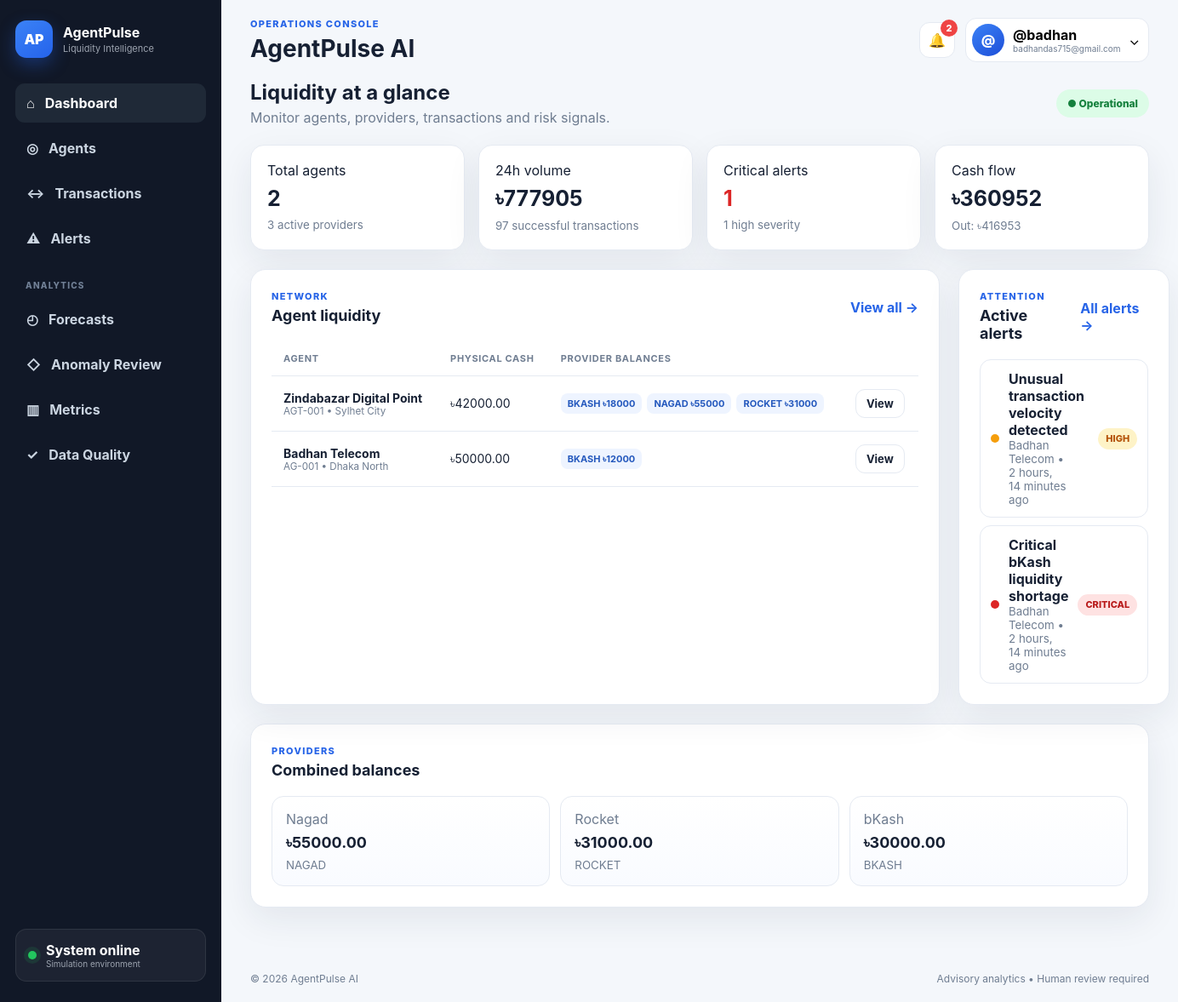
The app's page / (signed in) with its own data.
### agents/models.py (models this page shows, shortened)
class Agent(models.Model):
    agent_code = models.CharField(
        max_length=40,
        unique=True,
    )
    outlet_name = models.CharField(
        max_length=150,
    )
    area = models.ForeignKey(
        Area,
        on_delete=models.SET_NULL,
        null=True,
        blank=True,
    )
    physical_cash = models.DecimalField(
        max_digits=14,
        decimal_places=2,
        default=0,
    )
    safety_cash_threshold = models.DecimalField(
        max_digits=14,
        decimal_places=2,
        default=10000,
    )
    latitude = models.DecimalField(
        max_digits=10,
        decimal_places=7,
        null=True,
        blank=True,
    )
    longitude = models.DecimalField(
        max_digits=10,
        decimal_places=7,
        null=True,
        blank=True,
    )
    created_at = models.DateTimeField(
        auto_now_add=True,
    )

class Area(models.Model):
    name = models.CharField(
        max_length=100,
    )
    district = models.CharField(
        max_length=100,
        blank=True,
    )

class AgentProviderBalance(models.Model):
    DATA_STATUS_CHOICES = [
        ("FRESH", "Fresh"),
        ("DELAYED", "Delayed"),
        ("MISSING", "Missing"),
        ("CONFLICTING", "Conflicting"),
    ]
    agent = models.ForeignKey(
        Agent,
        on_delete=models.CASCADE,
        related_name="provider_balances",
    )
    provider = models.ForeignKey(
        Provider,
        on_delete=models.CASCADE,
        related_name="agent_balances",
    )
    current_balance = models.DecimalField(
        max_digits=14,
        decimal_places=2,
        default=0,
    )
    safety_threshold = models.DecimalField(
        max_digits=14,
        decimal_places=2,
        default=10000,
    )
    data_timestamp = models.DateTimeField()
    data_status = models.CharField(
        max_length=20,
        choices=DATA_STATUS_CHOICES,
        default="FRESH",
    )
    class Meta:
        constraints = [
            models.UniqueConstraint(
                fields=["agent", "provider"],
                name="unique_agent_provider_balance",
            )
        ]

class Provider(models.Model):
    name = models.CharField(
        max_length=80,
        unique=True,
    )
    code = models.CharField(
        max_length=20,
        unique=True,
    )
    is_active = models.BooleanField(
        default=True,
    )

### alerts/models.py (models this page shows, shortened)
class Alert(models.Model):
    ALERT_TYPES = [
        ("LIQUIDITY_PRESSURE", "Liquidity Pressure"),
        ("VELOCITY_ANOMALY", "Velocity Anomaly"),
        ("REPEATED_AMOUNT", "Repeated Amount"),
        ("DATA_QUALITY", "Data Quality"),
    ]
    SEVERITY_CHOICES = [
        ("LOW", "Low"),
        ("MEDIUM", "Medium"),
        ("HIGH", "High"),
        ("CRITICAL", "Critical"),
    ]
    STATUS_CHOICES = [
        ("NEW", "New"),
        ("ASSIGNED", "Assigned"),
        ("ACKNOWLEDGED", "Acknowledged"),
        ("INVESTIGATING", "Investigating"),
        ("ESCALATED", "Escalated"),
        ("RESOLVED", "Resolved"),
        ("CLOSED", "Closed"),
        ("FALSE_POSITIVE", "False Positive"),
    ]
    alert_code = models.CharField(max_length=40, unique=True)
    agent = models.ForeignKey(
        Agent,
        on_delete=models.CASCADE,
        related_name="alerts",
    )
    provider = models.ForeignKey(
        Provider,
        on_delete=models.SET_NULL,
        null=True,
        blank=True,
    )
    alert_type = models.CharField(
        max_length=40,
        choices=ALERT_TYPES,
    )
    severity = models.CharField(
        max_length=20,
        choices=SEVERITY_CHOICES,
    )
    confidence = models.FloatField(default=0)
    title = models.CharField(max_length=200)
    explanation = models.TextField()
    recommended_action = models.TextField(blank=True)
    owner = models.ForeignKey(
        settings.AUTH_USER_MODEL,
        on_delete=models.SET_NULL,
        null=True,
        blank=True,
    )
    status = models.CharField(
        max_length=30,
        choices=STATUS_CHOICES,
        default="NEW",
    )
    created_at = models.DateTimeField(auto_now_add=True)
    resolved_at = models.DateTimeField(null=True, blank=True)

### dashboard/views.py (the view)
@login_required
def dashboard_home(request):
    agents_queryset = (
        Agent.objects.select_related("area")
        .prefetch_related(
            Prefetch(
                "provider_balances",
                queryset=(
                    AgentProviderBalance.objects
                    .select_related("provider")
                ),
            )
        )
    )
    active_alerts_queryset = (
        Alert.objects.exclude(
            status__in=[
                "RESOLVED",
                "CLOSED",
                "FALSE_POSITIVE",
            ]
        )
        .select_related(
            "agent",
            "provider",
            "owner",
        )
        .order_by("-created_at")
    )
    last_24_hours = (
        timezone.now()
        - timedelta(hours=24)
    )
    transaction_summary = (
        Transaction.objects.filter(
            occurred_at__gte=last_24_hours,
            status="SUCCESS",
        )
        .aggregate(
            total_volume=Sum("amount"),
            total_transactions=Count("id"),
            cash_in_volume=Sum(
                "amount",
                filter=Q(
                    transaction_type="CASH_IN"
                ),
            ),
            cash_out_volume=Sum(
                "amount",
                filter=Q(
                    transaction_type="CASH_OUT"
                ),
            ),
        )
    )
    provider_summary = (
        Provider.objects.filter(
            is_active=True
        )
        .annotate(
    total_balance=Sum(
        "agent_balances__current_balance"
    )
)
        .order_by("name")
    )
    context = {
        "agents": agents_queryset[:10],
        "active_alerts": active_alerts_queryset[:8],
        "total_agents": agents_queryset.count(),
        "critical_alerts": (
            active_alerts_queryset.filter(
                severity="CRITICAL"
            ).count()
        ),
        "high_alerts": (
            active_alerts_queryset.filter(
                severity="HIGH"
            ).count()
        ),
        "provider_count": Provider.objects.filter(
            is_active=True
        ).count(),
        "provider_summary": provider_summary,
        "total_volume": (
            transaction_summary["total_volume"]
            or 0
        ),
        "total_transactions": (
            transaction_summary["total_transactions"]
            or 0
        ),
        "cash_in_volume": (
            transaction_summary["cash_in_volume"]
            or 0
        ),
        "cash_out_volume": (
            transaction_summary["cash_out_volume"]
            or 0
        ),
    }
    return render(
        request,
        "dashboard/overview.html",
        context,
    )

### templates/dashboard/overview.html
{% extends 'base.html' %}{% load static %}{% block title %}Dashboard | AgentPulse AI{% endblock %}{% block extra_css %}<link rel="stylesheet" href="{% static 'css/dashboard.css' %}">{% endblock %}{% block page_title %}Operations Dashboard{% endblock %}{% block content %}<section class="hero-line"><div><h2>Liquidity at a glance</h2><p>Monitor agents, providers, transactions and risk signals.</p></div><span class="status-badge success">● Operational</span></section><section class="stat-grid"><article class="stat-card"><span>Total agents</span><strong>{{ total_agents }}</strong><small>{{ provider_count }} active providers</small></article><article class="stat-card"><span>24h volume</span><strong>৳{{ total_volume|floatformat:0 }}</strong><small>{{ total_transactions }} successful transactions</small></article><article class="stat-card danger"><span>Critical alerts</span><strong>{{ critical_alerts }}</strong><small>{{ high_alerts }} high severity</small></article><article class="stat-card"><span>Cash flow</span><strong>৳{{ cash_in_volume|floatformat:0 }}</strong><small>Out: ৳{{ cash_out_volume|floatformat:0 }}</small></article></section><div class="content-grid two-one"><section class="panel"><div class="panel-head"><div><p class="eyebrow">Network</p><h3>Agent liquidity</h3></div><a class="text-link" href="{% url 'agents:agent_list' %}">View all →</a></div><div class="table-scroll"><table><thead><tr><th>Agent</th><th>Physical cash</th><th>Provider balances</th><th></th></tr></thead><tbody>{% for agent in agents %}<tr><td><strong>{{ agent.outlet_name }}</strong><small>{{ agent.agent_code }}{% if agent.area %} • {{ agent.area.name }}{% endif %}</small></td><td>৳{{ agent.physical_cash|floatformat:2 }}</td><td><div class="chip-wrap">{% for b in agent.provider_balances.all %}<span class="chip">{{ b.provider.code }} ৳{{ b.current_balance|floatformat:0 }}</span>{% empty %}<span class="muted">No data</span>{% endfor %}</div></td><td><a class="btn btn-light btn-sm" href="{% url 'agents:agent_detail' agent.id %}">View</a></td></tr>{% empty %}<tr><td colspan="4" class="empty">No agents found.</td></tr>{% endfor %}</tbody></table></div></section><aside class="panel"><div class="panel-head"><div><p class="eyebrow">Attention</p><h3>Active alerts</h3></div><a class="text-link" href="{% url 'alerts:alert_list' %}">All alerts →</a></div><div class="alert-stack">{% for alert in active_alerts %}<a class="alert-item" href="{% url 'alerts:alert_detail' alert.pk %}"><span class="severity-dot {{ alert.severity|lower }}"></span><span><strong>{{ alert.title }}</strong><small>{{ alert.agent.outlet_name }} • {{ alert.created_at|timesince }} ago</small></span><em class="badge {{ alert.severity|lower }}">{{ alert.severity }}</em></a>{% empty %}<div class="empty">No active alerts.</div>{% endfor %}</div></aside></div><section class="panel"><div class="panel-head"><div><p class="eyebrow">Providers</p><h3>Combined balances</h3></div></div><div class="provider-grid">{% for provider in provider_summary %}<div class="provider-card"><span>{{ provider.name }}</span><strong>৳{{ provider.total_balance|default:0|floatformat:2 }}</strong><small>{{ provider.code }}</small></div>{% empty %}<p class="empty">No provider data.</p>{% endfor %}</div></section>{% endblock %}

### templates/base.html (shortened to what this page needs)
{% load static %}<!doctype html><html lang="en"><head><link rel="stylesheet" href="{% static 'css/main.css' %}"><link rel="stylesheet" href="{% static 'css/layout.css' %}"><link rel="stylesheet" href="{% static 'css/components.css' %}">{% block extra_css %}{% endblock %}<link rel="stylesheet" href="{% static 'css/responsive.css' %}"></head><body class="{% if user.is_authenticated %}app-body{% else %}auth-body{% endif %} {% block body_class %}{% endblock %}">{% if user.is_authenticated %}<div class="app-shell">{% include 'partials/sidebar.html' %}<div class="main-shell">{% include 'partials/topbar.html' %}<main class="page-wrap">{% block content %}{% endblock %}</main>{% include 'partials/footer.html' %}</div></div>{% else %}<main class="auth-shell">{% include 'partials/messages.html' %}{% block auth_content %}{% block content_public %}{% endblock %}{% endblock %}</main>{% endif %}</body></html>

### templates/partials/sidebar.html
<aside class="sidebar" id="sidebar"><a class="brand" href="{% url 'dashboard:home' %}"><span class="brand-mark">AP</span><span><strong>AgentPulse</strong><small>Liquidity Intelligence</small></span></a><nav class="side-nav"><a class="nav-link {% if request.resolver_match.app_name == 'dashboard' %}active{% endif %}" href="{% url 'dashboard:home' %}">⌂ <span>Dashboard</span></a><a class="nav-link {% if request.resolver_match.app_name == 'agents' %}active{% endif %}" href="{% url 'agents:agent_list' %}">◎ <span>Agents</span></a><a class="nav-link {% if request.resolver_match.app_name == 'transactions' %}active{% endif %}" href="{% url 'transactions:transaction_list' %}">↔ <span>Transactions</span></a><a class="nav-link {% if request.resolver_match.app_name == 'alerts' %}active{% endif %}" href="{% url 'alerts:alert_list' %}">⚠ <span>Alerts</span></a><div class="nav-label">Analytics</div><a class="nav-link" href="{% url 'analytics:forecast_dashboard' %}">◴ <span>Forecasts</span></a><a class="nav-link" href="{% url 'analytics:anomaly_review' %}">◇ <span>Anomaly Review</span></a><a class="nav-link" href="{% url 'analytics:metrics_dashboard' %}">▥ <span>Metrics</span></a><a class="nav-link" href="{% url 'analytics:data_quality' %}">✓ <span>Data Quality</span></a></nav><div class="sidebar-bottom"><div class="system-pill"><i></i><span><strong>System online</strong><small>Simulation environment</small></span></div></div></aside>

### templates/partials/topbar.html (shortened to what this page needs)
<header class="topbar"><div><p class="eyebrow">Operations console</p><h1>{% block page_title %}AgentPulse AI{% endblock %}</h1></div><div class="top-actions"><a class="icon-btn notification-link" href="{% url 'alerts:alert_list' %}" aria-label="Alerts"><span aria-hidden="true">🔔</span>{% if unread_alert_count %}<span class="notification-badge">{{ unread_alert_count }}</span>{% endif %}</a><div class="user-menu"><button class="user-button" data-dropdown-toggle><span class="avatar">{{ user.username|first|upper }}</span><span class="user-copy"><strong>{{ user.get_full_name|default:user.username }}</strong><small>{{ user.email|default:'Team member' }}</small></span><span>⌄</span></button></div></div></header>

### templates/partials/footer.html
<footer class="footer"><span>© {% now 'Y' %} AgentPulse AI</span><span>Advisory analytics • Human review required</span></footer>

### records on screen
Agent: outlet_name "Zindabazar Digital Point", agent_code "AGT-001", area.name "Sylhet City", physical_cash "42000.00"
AgentProviderBalance: provider.code "BKASH", current_balance "18000"
AgentProviderBalance: provider.code "NAGAD", current_balance "55000"
AgentProviderBalance: provider.code "ROCKET", current_balance "31000"
Agent: outlet_name "Badhan Telecom", agent_code "AG-001", area.name "Dhaka North", physical_cash "50000.00"
AgentProviderBalance: provider.code "BKASH", current_balance "12000"
Alert: title "Unusual transaction velocity detected", agent.outlet_name "Badhan Telecom", created_at "2 hours, 14 minutes", severity "HIGH"
Alert: title "Critical bKash liquidity shortage", agent.outlet_name "Badhan Telecom", created_at "2 hours, 14 minutes", severity "CRITICAL"
Provider: name "Nagad", total_balance "55000.00", code "NAGAD"
Provider: name "Rocket", total_balance "31000.00", code "ROCKET"
Provider: name "bKash", total_balance "30000.00", code "BKASH"

### other values on screen
{{ unread_alert_count }} "2"
{{ user.username|first|upper }} "@"
{{ user.get_full_name|default:user.username }} "@badhan"
{{ user.email|default:'Team member' }} "badhandas715@gmail.com"
{{ total_agents }} "2"
{{ provider_count }} "3"
{{ total_volume|floatformat:0 }} "777905"
{{ total_transactions }} "97"
{{ critical_alerts }} "1"
{{ high_alerts }} "1"
{{ cash_in_volume|floatformat:0 }} "360952"
{{ cash_out_volume|floatformat:0 }} "416953"
